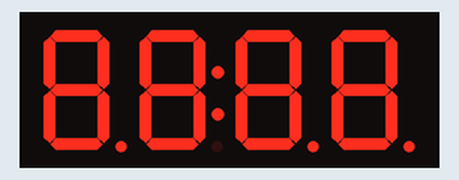
This sketch was run on a simulated Arduino Uno, built with avr-gcc and run on an emulated ATmega328P. Shown: 4-digit seven-segment display. At 18.6 s the program stops and its outputs stay as they are.

Above: at 1.1 s.
At 4.14 s:
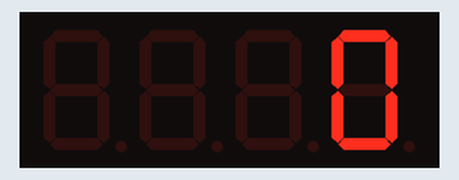
At 6.81 s:
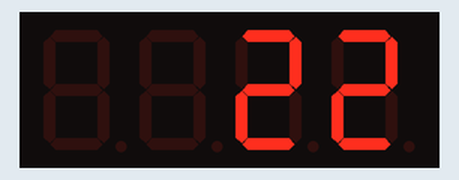
At 12.5 s:
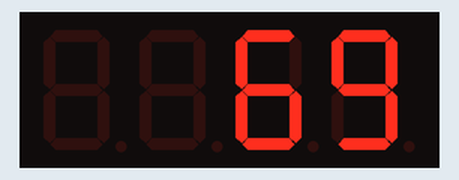
At 15.6 s:
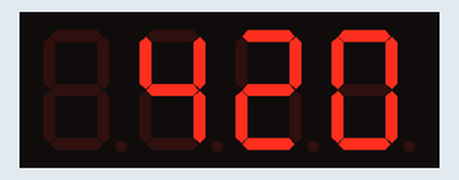
At 18.7 s:
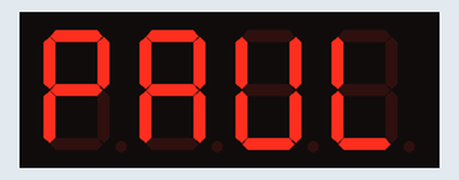

The sketch:

Lesson16_Jan12_7SegDisplay.ino
```cpp
//Include the 7-segment display library:
#include <TM1637Display.h>

//Define the display connections pins:
#define CLK 6
#define DIO 5

//Create display object of type TM1637Display:
TM1637Display myAwesomeDisplay = TM1637Display(CLK, DIO);

//Create array that turns all segments on:
const uint8_t all_on[] = {0xff, 0xff, 0xff, 0xff};

//Create array with everything off:
const uint8_t all_off[] = {0x00, 0x00, 0x00, 0x00};

// You can set the individual segments to spell digits, words or create other symbols
// by performing bitwise OR operations of the segments you need to turn on:
const uint8_t done[] = {
  SEG_B | SEG_C | SEG_D | SEG_E | SEG_G,           // d
  SEG_A | SEG_B | SEG_C | SEG_D | SEG_E | SEG_F,   // O
  SEG_C | SEG_E | SEG_G,                           // n
  SEG_A | SEG_D | SEG_E | SEG_F | SEG_G            // E
};

const uint8_t paul[] = {
  SEG_A | SEG_B | SEG_E | SEG_F | SEG_G,            //p
  SEG_A | SEG_B | SEG_C | SEG_E | SEG_F | SEG_G,    //a
  SEG_B | SEG_C | SEG_D | SEG_E | SEG_F,            //u
  SEG_D | SEG_E | SEG_E | SEG_F                     //l
};

void setup() {
  // Clear the display:
  myAwesomeDisplay.clear();      //should set everything to dark.
  delay(1000);
}

void loop() {
  // Set the brightness must be always higher than zero to view stuff:
  myAwesomeDisplay.setBrightness(7);
  // All segments on:
  myAwesomeDisplay.setSegments(all_on);
  delay(2000);
  myAwesomeDisplay.clear();
  delay(1000);

  // demonstrate counter:
  int i;
  for (i = 0; i <= 69; i++) {
    myAwesomeDisplay.showNumberDec(i);  // this knows how to make decimal numbers because it's already a function showNumberDecimal.
    delay(100);
  }
  delay(2000);
  myAwesomeDisplay.clear();
  delay(1000);
  myAwesomeDisplay.showNumberDec(420);

  delay(2000);
  myAwesomeDisplay.clear();
  delay(1000);
  myAwesomeDisplay.setSegments(paul);
  while(1);  // Is code for true, so it just means true and after one pass, hang here forever...
}
```

Measured:
- what the display in image 0 shows lasts 2.1 s, from 1.0 s to 3.1 s
- what the display in image 3 shows lasts 2.2 s, from 12.4 s to 14.6 s
